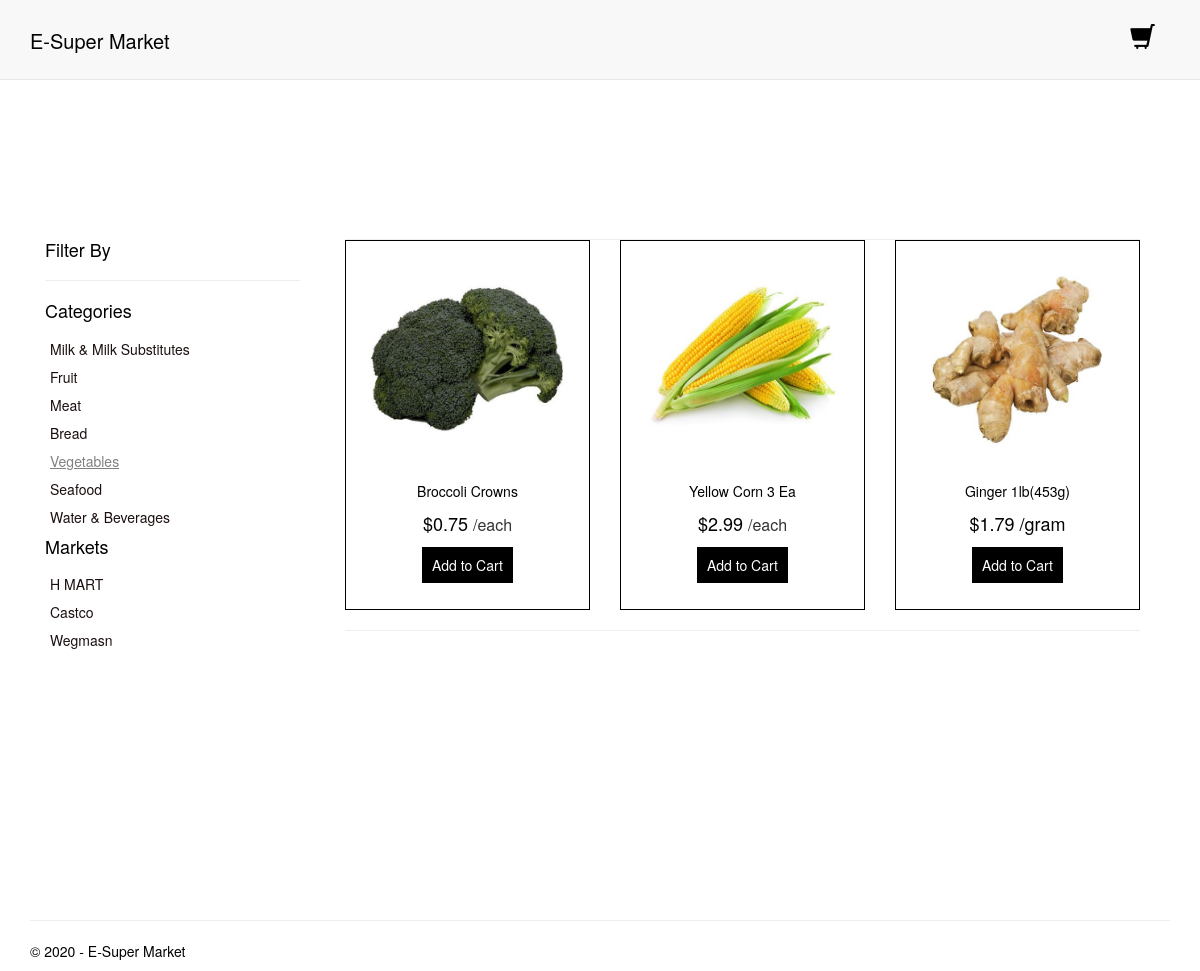
The app's page /catalogue/vegetables/all-markets/ with its own data.
### catalogueApp/models.py (models this page shows, shortened)
class Base(models.Model):
    created_date = models.DateTimeField(auto_now_add=True)
    modified_date = models.DateTimeField(auto_now=True)
    class Meta:
        abstract = True

class Category(Base):
    Category_Status = [(0, "Active"), (1, "InActive")]
    name = models.CharField(max_length=50, unique=True)
    slug = models.SlugField(max_length=50, unique=True, help_text="Unique category page URL.")
    description = models.TextField()
    meta_description = models.CharField("Meta Description", max_length=500, help_text="Content for description meta tag")
    meta_keywords = models.CharField("Meta Keywords", max_length=500, help_text="Comma separated set to SEO keywords for meta tag")
    category_status = models.IntegerField(choices=Category_Status, default=0)
    class Meta:
        db_table = 'categories'
        ordering = ['-created_date']
        verbose_name_plural = 'Categories'

class Market(Base):
    Market_Status = [(0, "Active"), (1, "InActive")]
    name = models.CharField(max_length=50, unique=True)
    slug = models.SlugField(max_length=50, unique=True, help_text="Unique market page URL.")
    description = models.TextField()
    meta_description = models.CharField("Meta Description", max_length=500, help_text="Content for description meta tag")
    meta_keywords = models.CharField("Meta Keywords", max_length=500, help_text="Comma separated set to SEO keywords for meta tag")
    market_status = models.IntegerField(choices=Market_Status, default=0)
    class Meta:
        db_table = 'markets'
        ordering = ['-created_date']
        verbose_name_plural = 'Markets'

class Product(Base):
    Product_Status = [(0, "Active"), (1, "InActive")]
    Units = [(0, "each"), (1, "gram")]
    name = models.CharField(max_length=50)
    slug = models.SlugField(max_length=50, unique=True, help_text="Unique product page URL.")
    description = models.TextField()
    meta_description = models.CharField("Meta Description", max_length=500, help_text="Content for description meta tag")
    meta_keywords = models.CharField("Meta Keywords", max_length=500, help_text="Comma separated set to SEO keywords for meta tag")
    sku = models.CharField(max_length=100)
    price = models.DecimalField(max_digits=10, decimal_places=2)
    unit = models.IntegerField(choices=Units, default=0)
    weigth = models.DecimalField(max_digits=15, decimal_places=2, blank=False, default=0.00)
    old_price = models.DecimalField(max_digits=10, decimal_places=2, blank=True, default=0.00)
    image_url = models.CharField(max_length=500)
    is_bestseller = models.BooleanField(default=False)
    is_featured = models.BooleanField(default=False)
    quantity = models.IntegerField()
    categories = models.ManyToManyField(Category)
    markets = models.ManyToManyField(Market)
    product_status = models.IntegerField(choices=Product_Status, default=0)
    class Meta:
        db_table = 'products'
        ordering = ['-created_date']

### catalogueApp/views.py (the view)
# urls.py: path('', views.catalogue, name='catalogue'),
def catalogue(request, category_slug='all-categories', market_slug='all-markets'):
    assert isinstance(request, HttpRequest)
    if request.method == 'POST':
        cart_service.add_to_cart(request)
        page_object = catalogue_service.fetch_products(request, category_slug, market_slug)
        return render(
            request,
            'catalogueApp/index.html',
            {
                'title': 'Product Page',
                'year': datetime.now().year,
                'page_object': page_object,
                'selected_category': category_slug,
                'selected_market': market_slug,
            }
        )
    else:
        page_object = catalogue_service.fetch_products(request, category_slug, market_slug)
        return render(
            request,
            'catalogueApp/index.html',
            {
                'title': 'Product Page',
                'year': datetime.now().year,
                'page_object': page_object,
                'selected_category': category_slug,
                'selected_market': market_slug,
            }
        )

### app/eSM_context_service.py (called while the page is built)
def eSM_context(request):
    return {
        'site_name': settings.SITE_NANE,
        'categories': Category.objects.filter(category_status=0),
        'markets': Market.objects.filter(market_status=0),
        'selected_category': 'all-categories',
        'selected_market': 'all-markets',
        'cart_item_count': cart_service.cart_items_count(request),
        'cart_total': cart_service.get_cart_total(request),
        'cart_items': cart_service.get_cart_items(request),
    }

### cartApp/cart_service.py (called while the page is built)
def _unique_cart_id(request):
     if request.session.get(UNIQUE_CART_ID_SESSION_KEY,'') == '':
         request.session[UNIQUE_CART_ID_SESSION_KEY] = _generate_unique_id()
     return request.session[UNIQUE_CART_ID_SESSION_KEY]

def _generate_unique_id():
    u_id = uuid.uuid1()
    u_id_string = str(u_id)
    return u_id_string

def get_cart(request):
    unique_id =_unique_cart_id(request)
    try:
        cart = get_object_or_404(Cart, unique_cart_id=unique_id)
        return cart
    except :
        return None

def get_cart_items(request):
    cart = get_cart(request)
    if cart:
        return CartItem.objects.filter(cart__unique_cart_id=_unique_cart_id(request))

def cart_items_count(request):
    items = get_cart_items(request)
    cnt = 0
    if items:
       for item in items:
           cnt += item.quantity
    return cnt

def get_cart_total(request):
    cart = get_cart(request)
    cart_total = decimal.Decimal('0.00')
    if cart:
        cart_items = CartItem.objects.filter(cart__unique_cart_id=_unique_cart_id(request))
        for item in cart_items:
            cart_total += item.cart_item_total()
        return cart_total
    else:
        return cart_total

### catalogueApp/templates/catalogueApp/index.html
{% extends "app/layout.html" %}
{% block content %}
<div class="container">
    <div class="row">
        <div class="col-md-3 index__filter-wrapper">
            <h4 class="index__filter-title">Filter By</h4>
            <hr/>
            <div>
                {% include 'catalogueApp/partials/category.html' %}
            </div>
            <div>
                {% include 'catalogueApp/partials/market.html' %}
            </div>
        </div>
        <div class="col-md-9 {%if page_object.has_other_pages %}index__product-wrapper--has-pages{% else %}index__product-wrapper--no-pages{% endif %}">
            {% include 'catalogueApp/partials/product_list.html' %}
        </div>
    </div>
</div>
{% endblock %}

### catalogueApp/templates/catalogueApp/partials/category.html
<h5 class="category__heading">Categories</h5>
{% for c in categories %}
    <div class="category__list-wrapper">
      {% if c.slug == selected_category%}
         <a href="{% url 'catalogueApp:catalogue' c.slug selected_market %}" class="category__selected">{{ c.name }}</a>
      {% else %}
         <a href="{% url 'catalogueApp:catalogue' c.slug selected_market %}" class="category__not-selected">{{ c.name }}</a>
      {% endif %}
    </div>
{% endfor %}

### catalogueApp/templates/catalogueApp/partials/market.html
<h5 class="market__heading">Markets</h5>
{% for m in markets %}
    <div class="market__list-wrapper">
      {% if m.slug == selected_market %}
           <a href="{% url 'catalogueApp:catalogue' selected_category m.slug %}" class="market__selected">{{ m.name }}</a>
      {% else %}
           <a href="{% url 'catalogueApp:catalogue' selected_category m.slug %}" class="market__not-selected">{{ m.name }}</a>
      {% endif %}
    </div>
{% endfor %}

### catalogueApp/templates/catalogueApp/partials/product_list.html (shortened to what this page needs)
<div class="container">
  <hr class="product-list__upper-horizontal-line"/>
  <div class="row">
    {% if page_object %}
        {% for product in page_object %}
            <div class="col-md-4">
              {% include 'catalogueApp/partials/product_list_item.html' %}
            </div>
        {% endfor %}
    {% else %}
        <div class="product-list__empty-notifier">
          <p>
            No Matches.
          </p>
        </div>
    {% endif%}
  </div>
  <hr class="product-list__lower-horizontal-line"/>
</div>

### catalogueApp/templates/catalogueApp/partials/product_list_item.html (shortened to what this page needs)
<div class="product-list-item">
  <div class="product-list-item__image-wrapper">
    {% load static %}
    <img src="{% static 'app/images/productimages/main/'%}{{product.image_url}}" class="product-list-item__image"/>
  </div>
  <div>
    <p class="product-list-item__product-name">{{product.name}}</p>
  </div>
  <div>
    <p class="product-list-item__product-price">
      ${{product.price}}
      {% if product.unit %}
        <span class="spanroduct-list-item__product-unit">/gram</span>
      {% else %}
        <span class="product-list-item__product-unit">/each</span>
      {% endif %}
    </p>
  </div>
  <div>
    <form method="post">
      <button type="submit" name="submit" class="product-list-item__button">Add to Cart</button>
    </form>
  </div>
</div>

### app/static/app/content/site.css (style rules this page uses)
body { padding: 0px; margin: 0px; }
form { padding: 0px; margin: 0px; }
input, select,body { padding: 0px; margin: 0px; }

### app/static/app/content/eSM.css (style rules this page uses)
.category__heading { font-size:18px;font-weight:500;color:#000000 }
.category__list-wrapper { padding-top:8px;padding-left:5px }
.category__selected { color:gray;text-decoration-line:underline }
.category__not-selected { color:#1b0f0f }
.market__heading { font-size:18px;font-weight:500;color:#000000 }
.market__list-wrapper { padding-top:8px;padding-left:5px }
.market__not-selected { color:#1b0f0f }
.index__filter-wrapper { padding-top:70px;padding-bottom:250px }
.index__filter-title { font-size:18px;font-weight:400;color:#000000 }
.index__product-wrapper--no-pages { padding-top:79px }
.product-list__upper-horizontal-line { padding:0px;margin:0px }
.product-list__lower-horizontal-line { padding-bottom:-18px;margin-bottom:-18px }
.product-list-item { height:370px;text-align:center;padding:10px 5px 10px 5px;border:1px solid #000000 }
.product-list-item__image-wrapper { margin-bottom:10px }
.product-list-item__image { height:220px;width:200px }
.product-list-item__product-name { font-size:14px;font-weight:500;color:#000000 }
.product-list-item__product-price { font-size:18px;font-weight:500;color:#000000 }
.product-list-item__product-unit { font-size:16px;font-weight:400;color:#333333 }
.product-list-item__button { background-color:#000000;color:white;padding:8px 10px;border:none }

### records on screen
Category: name "Milk & Milk Substitutes"
Category: name "Fruit"
Category: name "Meat"
Category: name "Bread"
Category: name "Vegetables"
Category: name "Seafood"
Category: name "Water & Beverages"
Market: name "H MART"
Market: name "Castco"
Market: name "Wegmasn"
Product: image_url (picture), name "Broccoli Crowns", price "0.75", unit "/each"
Product: image_url (picture), name "Yellow Corn 3 Ea", price "2.99", unit "/each"
Product: image_url (picture), name "Ginger 1lb(453g)", price "1.79", unit "/gram"
